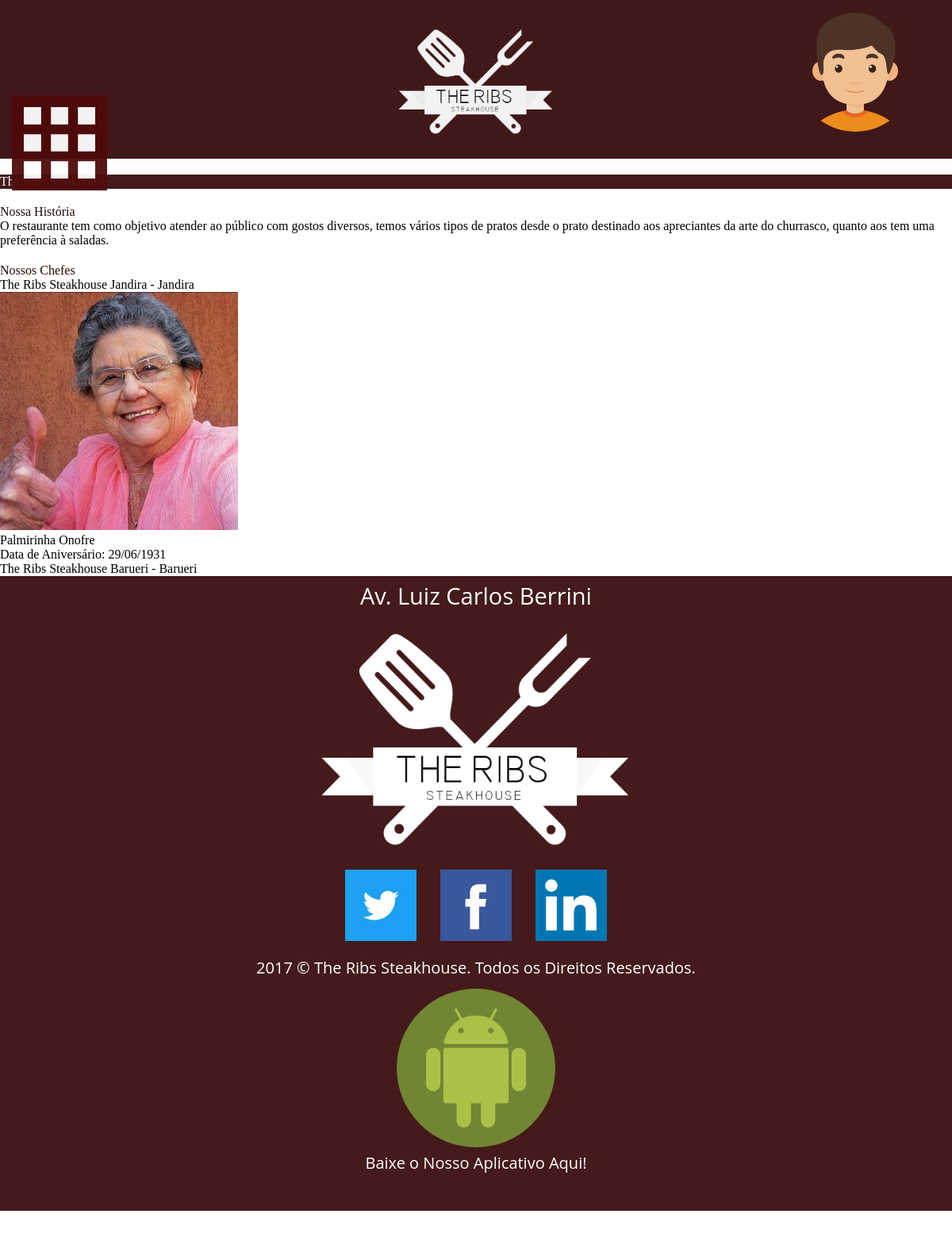
Page /sobrenos/sobrenos.php on the committed database.
### tables this page shows
CREATE TABLE `tbl_sobrenos` (
  `id_sobrenos` int(11) NOT NULL AUTO_INCREMENT,
  `titulo` varchar(100) NOT NULL,
  `texto` text NOT NULL,
  `caminho_imagem` varchar(200) NOT NULL,
  `status` tinyint(1) NOT NULL,
  PRIMARY KEY (`id_sobrenos`)
);

CREATE TABLE `tbl_restaurante` (
  `id_restaurante` int(11) NOT NULL AUTO_INCREMENT,
  `nome` varchar(200) NOT NULL,
  `id_endereco` int(11) NOT NULL,
  `imagem` varchar(200) NOT NULL,
  `descricao` text NOT NULL,
  PRIMARY KEY (`id_restaurante`),
  KEY `fk_id_endereco_idx` (`id_endereco`),
  CONSTRAINT `fk_id_endereco2` FOREIGN KEY (`id_endereco`) REFERENCES `tbl_endereco` (`id_endereco`) ON DELETE NO ACTION ON UPDATE NO ACTION
);

CREATE TABLE `tbl_cidade` (
  `id_cidade` int(11) NOT NULL AUTO_INCREMENT,
  `id_estado` int(11) NOT NULL,
  `nome` varchar(200) NOT NULL,
  PRIMARY KEY (`id_cidade`),
  KEY `fk_id_estado_idx` (`id_estado`),
  CONSTRAINT `fk_id_estado` FOREIGN KEY (`id_estado`) REFERENCES `tbl_estado` (`id_estado`) ON DELETE NO ACTION ON UPDATE NO ACTION
);

CREATE TABLE `tbl_funcionario` (
  `id_funcionario` int(11) NOT NULL AUTO_INCREMENT,
  `id_restaurante` int(11) DEFAULT NULL,
  `id_cargo` int(11) NOT NULL,
  `id_endereco` int(11) NOT NULL,
  `cpf` varchar(15) NOT NULL,
  `nome_completo` varchar(200) NOT NULL,
  `num_registro` varchar(12) NOT NULL,
  `sexo` char(1) NOT NULL,
  `telefone` varchar(14) DEFAULT NULL,
  `celular` varchar(15) NOT NULL,
  `salario` float(11,2) NOT NULL,
  `dt_nasc` date NOT NULL,
  `statusMDM` tinyint(1) NOT NULL,
  `foto` varchar(200) NOT NULL,
  `email` varchar(80) NOT NULL,
  `dia_pagamento` varchar(2) NOT NULL,
  `comissao` float(3,2) DEFAULT NULL,
  `login` varchar(45) NOT NULL,
  `senha` varchar(45) NOT NULL,
  PRIMARY KEY (`id_funcionario`),
  UNIQUE KEY `cpf_UNIQUE` (`cpf`),
  UNIQUE KEY `login_UNIQUE` (`login`),
  UNIQUE KEY `email_UNIQUE` (`email`),
  KEY `fk_id_restaurante_idx` (`id_restaurante`),
  KEY `fk_id_endereco_idx` (`id_endereco`),
  KEY `fk_id_cargo_idx` (`id_cargo`),
  CONSTRAINT `fk_id_cargo` FOREIGN KEY (`id_cargo`) REFERENCES `tbl_cargo` (`id_cargo`) ON DELETE NO ACTION ON UPDATE NO ACTION,
  CONSTRAINT `fk_id_endereco` FOREIGN KEY (`id_endereco`) REFERENCES `tbl_endereco` (`id_endereco`) ON DELETE NO ACTION ON UPDATE NO ACTION,
  CONSTRAINT `fk_id_restaurante` FOREIGN KEY (`id_restaurante`) REFERENCES `tbl_restaurante` (`id_restaurante`) ON DELETE NO ACTION ON UPDATE NO ACTION
);

CREATE TABLE `tbl_redesocial` (
  `id_redesocial` int(11) NOT NULL AUTO_INCREMENT,
  `nome` varchar(100) NOT NULL,
  `imagem` varchar(200) NOT NULL,
  `link` text NOT NULL,
  `status` tinyint(4) NOT NULL,
  PRIMARY KEY (`id_redesocial`)
);

### externos/phpUniversal.php (called while the page is built, shortened)
<?php
$sql = "select * from tbl_paletacor where status = 1";
$select = mysql_query($sql) or die(mysql_error());
if($rs = mysql_fetch_array($select)){
    $corSecundaria = $rs['cor_secundaria'];
    $corTerciaria = $rs['cor_terciaria'];
    $corQuartenaria = $rs['cor_quartenaria'];
}else{
    $corPrimaria = "#462D19";
    $corSecundaria = "#ffffff";
    $corTerciaria = "#553C27";
    $corQuartenaria = "#886B53";
}
?>

### sobrenos/sobrenos.php (shortened to what this page needs)
<?php
	$textoArtigo = "";
	$sql = "select * from tbl_sobrenos where status = 1";
	$select = mysql_query($sql);
	if($rs=mysql_fetch_array($select)){
		$textoArtigo = $rs['texto'];
	}
?>
<!DOCTYPE html>
<html>
    <head>
        <link rel="stylesheet" href="../css/sobrenos.css">
        <link rel="stylesheet" href="../css/cssUniversal.css">
        <link href="fontes/openSans" rel="stylesheet">
    </head>
    <body style="background-color:<?php echo($corSecundaria); ?>">
		<div id="esqueleto">
			<?php
				include_once('../cabecalho/cabecalho.php');
			?>
			<section>
				<div class="div_titulo" style="background-color:<?php echo($corQuartenaria); ?>; border-top:20px solid <?php echo($corSecundaria)?>;">
					<div class="titulo">
						<span style="color:<?php echo($corSecundaria); ?>">The Ribs Steakhouse</span>
					</div>
				</div>
				<div class="div_titulo" style="background-color:<?php echo($corSecundaria); ?>; border-top:20px solid <?php echo($corSecundaria)?>;">
					<div class="titulo">
						<span style="color:<?php echo($corTerciaria); ?>">Nossa História</span>
					</div>
				</div>
				<div id="div_textoSn">
					<div id="textoSn">
						<p>
							<?php echo($textoArtigo); ?>
						</p>
					</div>
				</div>
				<div class="div_titulo" style="background-color:<?php echo($corSecundaria); ?>; border-top:20px solid <?php echo($corSecundaria)?>;">
					<div class="titulo">
						<span style="color:<?php echo($corTerciaria); ?>">Nossos Chefes</span>
					</div>
				</div>
				<?php
                    $sql = "select r.nome as 'nomeRestaurante', r.id_restaurante, c.nome as 'nomeCidade' from tbl_restaurante as r
                            inner join tbl_endereco as e on e.id_endereco = r.id_endereco
                            inner join tbl_cidade as c on c.id_cidade = e.id_cidade";
                    $select = mysql_query($sql) or die(mysql_error());
					while($rs=mysql_fetch_array($select)){
                        $idRestaurante = $rs['id_restaurante'];
				?>
				<div class="titulo_unidadeCidade">
					<span><?php echo($rs['nomeRestaurante']); ?> - <?php echo($rs['nomeCidade']); ?></span>
				</div>
				<div class="div_conjuntoCozinheiros">
                    <?php
                        $sql2 = "select * from tbl_funcionario where id_restaurante = ".$idRestaurante." and statusMDM = 1";
                        $select2 = mysql_query($sql2) or die(mysql_error());
                        while($rs2=mysql_fetch_array($select2)){
                            $nomeCozinheiroCapitalizado = "";
                            $nomeCozinheiro = strtolower($rs2['nome_completo']);
                            $partesNome = explode(" ", $nomeCozinheiro);
                            $i = 0;
                            while($i < count($partesNome)){
                                $nomeCozinheiroCapitalizado = $nomeCozinheiroCapitalizado." ".ucfirst($partesNome[$i]);
                                $i++;
                            }
                            $dtNasc  = $rs2['dt_nasc'];
                            $partesData = explode("-", $dtNasc);
                            $ano = $partesData[0];
                            $mes = $partesData[1];
                            $dia = $partesData[2];
                            $dtNascOriginal = $dia."/".$mes."/".$ano;
                    ?>
					<div class="div_cozinheiro">
						<div class="foto_cozinheiro">
							<img src="../cms/<?php echo($rs2['foto']); ?>" alt="">
						</div>
						<div class="nome_cozinheiro">
							<?php echo($nomeCozinheiroCapitalizado); ?>
						</div>
						<div class="especialidade_cozinheiro">
							Data de Aniversário: <?php echo($dtNascOriginal); ?>
						</div>
					</div>
                    <?php
                        }
                    ?>
				</div>
                <?php
                    }
                ?>
        </section>
        <?php
            include_once('../rodape/rodape.php');
        ?>
        </div>
    </body>
</html>

### rodape/rodape.php (shortened to what this page needs)
<footer>
    <div id="rodapeBg" style="background-color:<?php echo($corQuartenaria); ?>;">
        <div id="nomeRuaRodape">
            <span style="color:<?php echo($corSecundaria); ?>;">Av. Luiz Carlos Berrini</span>
        </div>
        <div id="divLogoRodape">
            <div id="logoRodape">
                <img src="../img/logo.png" alt="">
            </div>
        </div>
        <div id="divRedeSocial">
            <div id="divAgrupadoraRedeSocial">
                <?php
                    $sql = "select * from tbl_redesocial where status = 1";
                    $select = mysql_query($sql) or die(mysql_error());
                    while($rs=mysql_fetch_array($select)){
                ?>
                    <div class="redeSocial">
                        <a href="<?php echo($rs['link']); ?>"><img src="../cms/<?php echo($rs['imagem']); ?>" alt=""></a>
                    </div>
                <?php
                    }
                ?>
            </div>
        </div>
        <div id="divTodosDireitos">
            <div id="todosDireitos">
                <span style="color:<?php echo($corSecundaria); ?>;">2017 © The Ribs Steakhouse. Todos os Direitos Reservados.</span>
            </div>
        </div>
        <a href="../apk/theribssh.apk">
            <div id="divAndroid_baixar">
                <div id="foto_android">
                    <img src="../img/android.png" alt="">
                </div>
                <div id="texto_android">
                    Baixe o Nosso Aplicativo Aqui!
                </div>
            </div>
        </a>
    </div>
</footer>

### css/cssUniversal.css (style rules this page uses)
@media screen and (min-device-width: 300px) and (orientation:portrait) { * { margin:0; padding: 0; } }
@media screen and (min-device-width: 300px) and (orientation:portrait) { a { text-decoration: none; outline: none; } }
@media screen and (min-device-width: 300px) and (orientation:portrait) { #esqueleto { max-width: 100%; margin-left: auto; margin-right: auto; } }
@media screen and (min-device-width: 300px) and (orientation:portrait) { body { width:100%; height: auto; } }
@media screen and (min-device-width: 300px) and (orientation:portrait) { #rodapeBg { width:100%; max-width: 2000px; height:800px; position: absolute; } }
@media screen and (min-device-width: 300px) and (orientation:portrait) { #divAndroid_baixar { height: 230px; width: 500px; margin-left: auto; margin-right: auto; cursor:pointer; display:block; } }
@media screen and (min-device-width: 300px) and (orientation:portrait) { #foto_android { width: 200px; height: 200px; border-radius:100%; display:flex; align-items:center; background-color:#718633; margin-left: auto; margin-right: auto; text-align:center; } }
@media screen and (min-device-width: 300px) and (orientation:portrait) { #foto_android img { width: 150px; height: 150px; margin-left:auto; margin-right:auto; } }
@media screen and (min-device-width: 300px) and (orientation:portrait) { #texto_android { width: 100%; height: 20px; color: #fff; margin-left: auto; margin-top: 10px; margin-right: auto; font-family: 'Open Sans', sans-serif; line-height: 20px; text-align: center; font-size: 20px; } }
@media screen and (min-device-width: 300px) and (orientation:portrait) { #nomeRuaRodape { height:50px; width:100%; font-family:'Open Sans', sans-serif; color:#ffffff; font-size:29px; text-align:center; line-height:50px; } }
@media screen and (min-device-width: 300px) and (orientation:portrait) { #divLogoRodape { height:320px; width:100%; } }
@media screen and (min-device-width: 300px) and (orientation:portrait) { #logoRodape { height:300px; width:400px; margin-left:auto; margin-right:auto; } }
@media screen and (min-device-width: 300px) and (orientation:portrait) { #logoRodape img { height:300px; width:400px; } }
@media screen and (min-device-width: 300px) and (orientation:portrait) { #divRedeSocial { height:90px; width:100%; } }
@media screen and (min-device-width: 300px) and (orientation:portrait) { #divAgrupadoraRedeSocial { height:90px; min-width:90px; max-width:330px; margin-left:auto; margin-right:auto; } }
@media screen and (min-device-width: 300px) and (orientation:portrait) { .redeSocial:first-child { margin-left:0px; } }
@media screen and (min-device-width: 300px) and (orientation:portrait) { .redeSocial { -moz-transition:0.3s; -webkit-transition:0.3s; height:90px; width:90px; margin-left:30px; float:left; } }
@media screen and (min-device-width: 300px) and (orientation:portrait) { .redeSocial img { height:90px; width:90px; } }
@media screen and (min-device-width: 300px) and (orientation:portrait) { #divTodosDireitos { height:40px; width:100%; } }
@media screen and (min-device-width: 300px) and (orientation:portrait) { #todosDireitos { height:60px; width:auto; margin-left:auto; margin-right:auto; margin-top:20px; font-family:'Open Sans', sans-serif; color:#ffffff; font-size:20px; text-align:center; } }

### rows in the picture
tbl_sobrenos: texto "O restaurante tem como objetivo atender ao público com gostos diversos, temos vários tipos de pratos desde o prato destinado aos apreciantes da arte do churrasco, quanto aos tem uma preferência à saladas."
tbl_restaurante: nome "The Ribs Steakhouse Jandira", tbl_cidade.nome "Jandira"
tbl_funcionario: foto (picture), nome_completo "Palmirinha Onofre", dt_nasc "29/06/1931"
tbl_restaurante: nome "The Ribs Steakhouse Barueri", tbl_cidade.nome "Barueri"
tbl_redesocial: imagem (picture)
tbl_redesocial: imagem (picture)
tbl_redesocial: imagem (picture)
